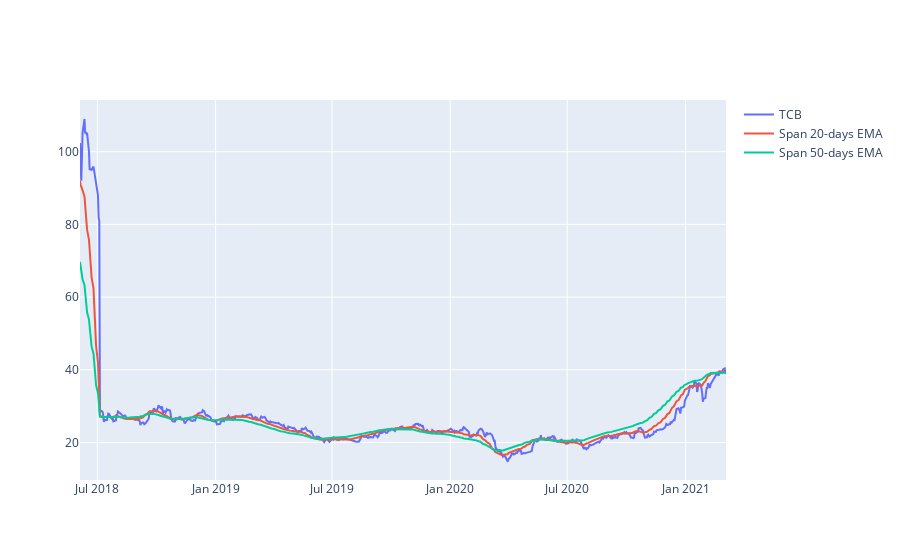

Source (notebook cell):
### Code cell
#plot linechart for HPG price
short_rolling = df['<Close>'].rolling(window=20).mean()

ema_long = df['<Close>'].ewm(span=50, adjust=False).mean()
ema_short = df['<Close>'].ewm(span=20, adjust=False).mean()
line_price = df['<Close>']
fig = go.Figure()
#px.line(df_hpg, x='datetime', y='<Close>', labels={'x':'Date', 'y':'Price'})

fig.add_trace(go.Scatter(x=df.datetime, y=line_price, 
                        mode='lines', name='TCB'))
fig.add_trace(go.Scatter(x=df.datetime, y=ema_short, 
                        mode='lines', name='Span 20-days EMA'))
fig.add_trace(go.Scatter(x=df.datetime, y=ema_long, 
                        mode='lines', name='Span 50-days EMA'))

### Figure 1 — Plotly figure (JSON) as saved in the notebook; plotly's stock layout.template omitted (floating-point values rounded to 4 significant figures; data arrays with more than 128 entries replaced by an {"elided": "..."} marker saying what was removed)
{"data": [{"mode": "lines", "name": "TCB", "type": "scatter", "x": {"elided": "691 str values"}, "y": {"elided": "691 float values"}}, {"mode": "lines", "name": "Span 20-days EMA", "type": "scatter", "x": {"elided": "691 str values"}, "y": {"elided": "691 float values"}}, {"mode": "lines", "name": "Span 50-days EMA", "type": "scatter", "x": {"elided": "691 str values"}, "y": {"elided": "691 float values"}}], "layout": {}}
